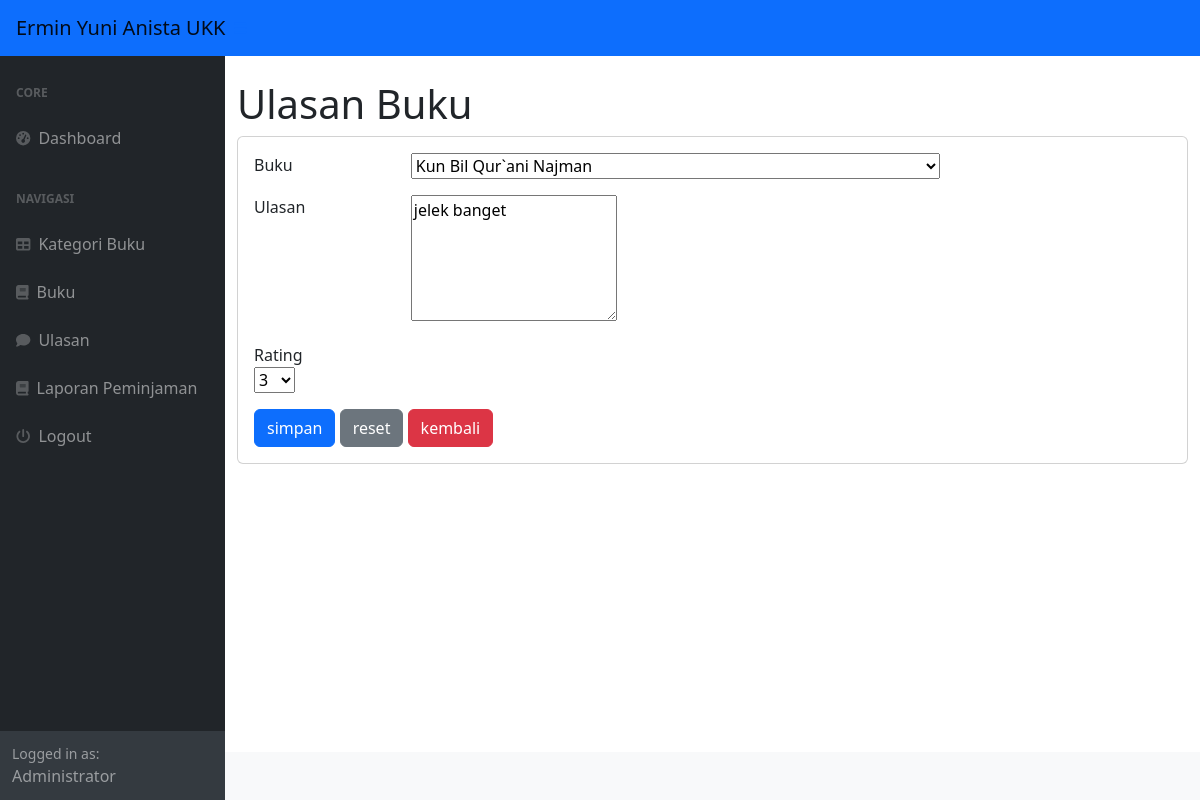
The page /index.php?page=ulasan_ubah&&id=4 (signed in) on the database its author committed.
### tables this page shows
CREATE TABLE `ulasan` (
  `id_ulasan` int(11) NOT NULL,
  `id_user` int(11) DEFAULT NULL,
  `id_buku` int(11) DEFAULT NULL,
  `ulasan` text DEFAULT NULL,
  `rating` int(11) DEFAULT NULL
);

CREATE TABLE `buku` (
  `id_buku` int(11) NOT NULL,
  `id_kategori` int(11) DEFAULT NULL,
  `judul` varchar(225) DEFAULT NULL,
  `penulis` varchar(255) DEFAULT NULL,
  `penerbit` varchar(225) DEFAULT NULL,
  `tahun_terbit` int(11) DEFAULT NULL,
  `deskripsi` text DEFAULT NULL
);

### ulasan_ubah.php (the view, shortened to what this page needs)
<h1 class="mt-4">Ulasan Buku</h1>
<div class="card">
  <div class="card-body">
    <div class="row">
      <div class="col-md-12">
        <form method="post">
          <?php
          $id = $_GET['id'];
          $query = mysqli_query($koneksi, "SELECT*FROM ulasan WHERE id_ulasan=$id");
          $data = mysqli_fetch_array($query);
          ?>
          <div class="row mb-3">
            <div class="col-md-2">Buku</div>
            <div class="col-md-8">
              <select name="id_buku" class="from-control">
                <?php
                $buk = mysqli_query($koneksi, "SELECT*FROM buku");
                while ($buku = mysqli_fetch_array($buk)) {
                ?>
                  <option <?php if ($data['id_buku'] == $buku['id_buku']) echo 'selected'; ?> value="<?php echo $buku['id_buku']; ?>"><?php echo $buku['judul']; ?></option>
                <?php
                }
                ?>
              </select>
            </div>
          </div>
          <div class="row mb-3">
            <div class="col-md-2">Ulasan </div>
            <div class="col-md-8">
              <textarea name="ulasan" rows="5" class="from-control"><?php echo $data['ulasan']; ?></textarea>
            </div>
          </div>
          <div class="row mb-3">
            <div class="col-md-5">Rating </div>
            <div class="col-md-8">
              <select name="rating" class="from-control">
                <option <?php if ($data['id_buku'] == 3) echo 'selected'; ?>>3</option>
              </select>
            </div>
          </div>
          <div class="row">
            <div class="col-mb-8">
              <button type="submit" class="btn btn-primary" name="submit" value="submit">simpan</button>
              <button type="reset" class="btn btn-secondary">reset</button>
              <a href="?page=ulasan" class="btn btn-danger">kembali</a>
            </div>
          </div>
        </form>
      </div>
    </div>
  </div>
</div>

### rows shown on the page
ulasan: id_buku "Kun Bil Qur`ani Najman", ulasan "jelek banget", rating "3"

### other values the page prints
$_SESSION['user']['nama_lengkap'] "Administrator"
